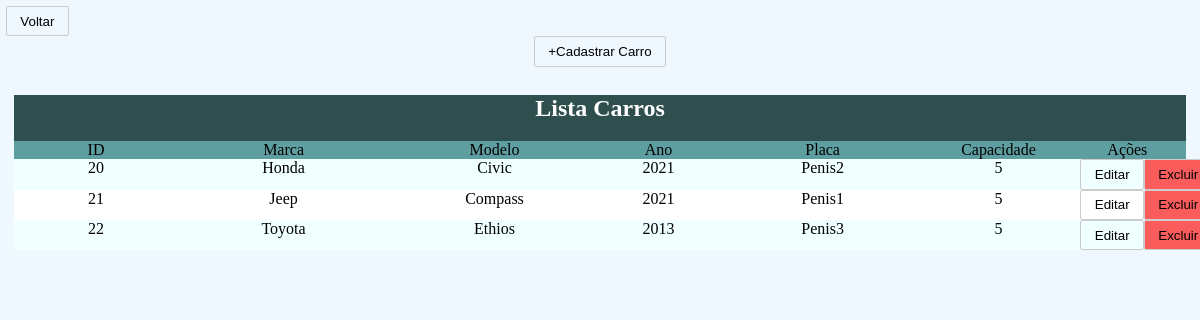
Screenshot of /carros.php with the database file from the repository.
### tables this page shows
CREATE TABLE `carros` (
  `id` int(11) NOT NULL,
  `marca` varchar(50) NOT NULL,
  `modelo` varchar(50) NOT NULL,
  `ano` int(11) NOT NULL,
  `placa` varchar(10) NOT NULL,
  `capacidade_passageiros` int(11) NOT NULL
);

### carros.php (the view, shortened to what this page needs)
<link rel="stylesheet" href="style.css">
<?php
include_once("conexao.php");
?>
<a href="index.php"><button class="btn">Voltar</button></a>
<div style="text-align: center;">
    <button class="btn" onclick="aparecerCadastrar()">+Cadastrar Carro</button>
    <div style="padding: 8px;">
        <div style="text-align: center; background-color:darkslategray;">
            <h2 style="color: white;">Lista Carros</h2>
            <div style="width: 100%; display:flex; background-color:cadetblue">
                <div style="width: 14%;">ID</div>
                <div style="width: 18%;">Marca</div>
                <div style="width: 18%;">Modelo</div>
                <div style="width: 10%;">Ano</div>
                <div style="width: 18%;">Placa</div>
                <div style="width: 12%;">Capacidade</div>
                <div style="width: 10%;">Ações</div>
            </div>
        </div>
        <?php
        $sql = "SELECT * FROM CARROS";
        $result = $conexao->query($sql);
        $a = 0;
        foreach ($result as $carro) {
            $carroId = $carro["id"];
            if ($a % 2 == 0) {
                $cor = "azure";
            } else {
                $cor = "white";
            }
            $carroMarca = $carro["marca"];
            $carroModelo = $carro["modelo"];
            $carroAno = $carro["ano"];
            $carroPlaca = $carro["placa"];
            $carroCap = $carro["capacidade_passageiros"];
        ?>
            <div name="<?= $carroId ?>" style="display: flex; background-color:<?= $cor ?>; text-align: center">
                <div style="width: 14%;"><?= $carroId ?></div>
                <div style="width: 18%;"><?= $carroMarca ?></div>
                <div style="width: 18%;"><?= $carroModelo ?></div>
                <div style="width: 10%;"><?= $carroAno ?></div>
                <div style="width: 18%;"><?= $carroPlaca ?></div>
                <div style="width: 12%;"><?= $carroCap ?></div>
                <div style="width: 10%;">
                    <div style="margin-left: 10%; display: flex; ">
                        <a href="carros.php?id=<?= $carroId ?>"><button class="btn">Editar</button>
                        <a href="excluirCarro.php?id=<?= $carroId ?>"><button class="btn-danger">Excluir</button></a>
                    </div>
                </div>
            </div>
        <?php
        $a++;
        }
        ?>
    </div>
</div>

### style.css (style rules this page uses)
.btn { background-color: transparent; border: 1px solid #ccc; padding: 0.5em 1em; border-radius: 2px; margin: 0; outline: none; text-decoration: none; cursor: pointer; }
.btn-danger { background-color:rgb(250, 91, 91); border: 1px solid #ccc; padding: 0.5em 1em; border-radius: 2px; margin: 0; outline: none; text-decoration: none; cursor: pointer; }
a { text-decoration: none; color: black; cursor: pointer; outline: none; }

### rows the page displays
carros: id "20", marca "Honda", modelo "Civic", ano "2021", placa "Penis2", capacidade_passageiros "5"
carros: id "21", marca "Jeep", modelo "Compass", ano "2021", placa "Penis1", capacidade_passageiros "5"
carros: id "22", marca "Toyota", modelo "Ethios", ano "2013", placa "Penis3", capacidade_passageiros "5"
